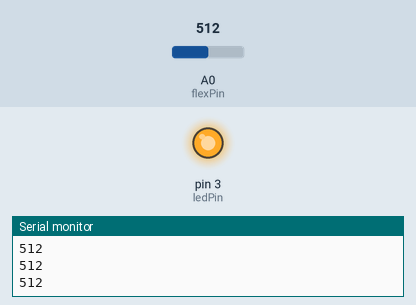
Simulated run of this sketch. Board: Arduino Uno, built with avr-gcc and run on an emulated ATmega328P. On the bench: output pins drawn as LEDs (lit = HIGH), the last lines printed to the serial monitor. Inputs (shaded band) come from the test bench; at power-on: A0 (flexPin) = 512.

Above: at 11.2 s.
11.3 s: A0 (flexPin) set to 306
At 12.2 s:
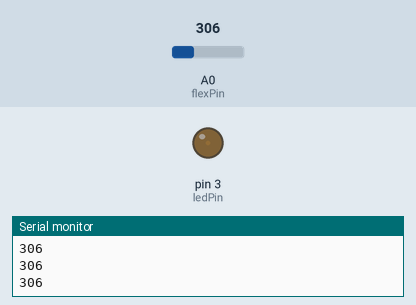
12.8 s: A0 (flexPin) set to 503
14.3 s: A0 (flexPin) set to 519
At 14.9 s:
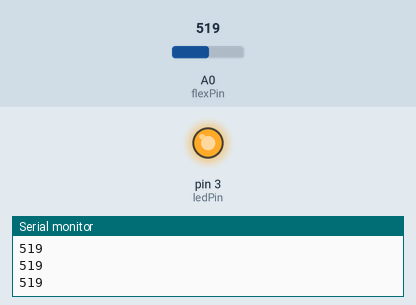
15.8 s: A0 (flexPin) set to 511
At 16.2 s:
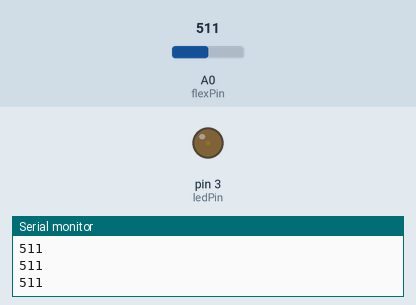
17.3 s: A0 (flexPin) set to 716
At 18.7 s:
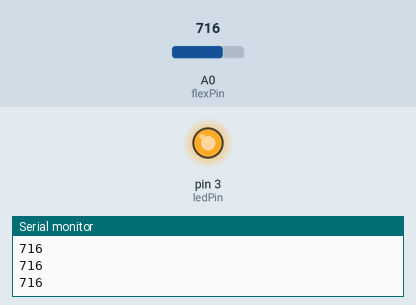
Timing chart, 0 to 19.8 s (numbered marks = the images above; inputs shaded):
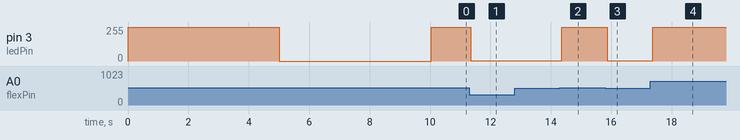

Measured:
- the behaviour switches between 511 and 512 on A0 (flexPin) (found by bisection; images 1 and 2)
- after the input at 11.3 s, pin 3 (ledPin): 255/255 → 1/255 after 0.05 s
- after the input at 14.3 s, pin 3 (ledPin): 1/255 → 255/255 after 0.06 s
- after the input at 15.8 s, pin 3 (ledPin): 255/255 → 1/255 after 0.06 s
- after the input at 17.3 s, pin 3 (ledPin): 1/255 → 255/255 after 0.07 s

The sketch:

Led_fade_with_Flex.ino
```cpp
int sensorValue = 0;
int sensorMin = 1023;        // minimum sensor value
int sensorMax = 0;           // maximum sensor value

//Constants:
const int ledPin = 3;   //pin 3 has PWM funtion
const int flexPin = A0; //pin A0 to read analog input

//Variables:
int value; //save analog value


void setup(){

  pinMode(ledPin, OUTPUT);  //Set pin 3 as 'output'
  Serial.begin(9600);       //Begin serial communication

  // calibrate during the first five seconds
  digitalWrite(ledPin, HIGH);

   // calibrate during the first five seconds
  while (millis() < 5000) {
   sensorValue = analogRead(flexPin);

   // record the maximum sensor value
   if (sensorValue > sensorMax) {
     sensorMax = sensorValue;
   }

   // record the minimum sensor value
   if (sensorValue < sensorMin) {
     sensorMin = sensorValue;
   }
 }
 // signal the end of the calibration period
   digitalWrite(ledPin, LOW);
 Serial.print("Sensor Min : ");
 Serial.print(sensorMin);
 Serial.println(", Sensor Max : ");
 Serial.print(sensorMax);
 Serial.println("---------------------------------------------------------------------");
 delay(5000);

}

void loop(){

  sensorValue = analogRead(flexPin);         //Read and save analog value from potentiometer
  Serial.println(sensorValue);               //Print value
  sensorValue = map(sensorValue, sensorMin, sensorMax, 0, 255);//Map value 0-1023 to 0-255 (PWM). Check your min and max values of flex sensor and set them to 700, 900 respectively
  analogWrite(ledPin, sensorValue);          //Send PWM value to led
  delay(100);                          //Small delay

}
```
